Frame 1 (no input): blank canvas, image omitted
Frame 60 (no input): blank canvas, image omitted
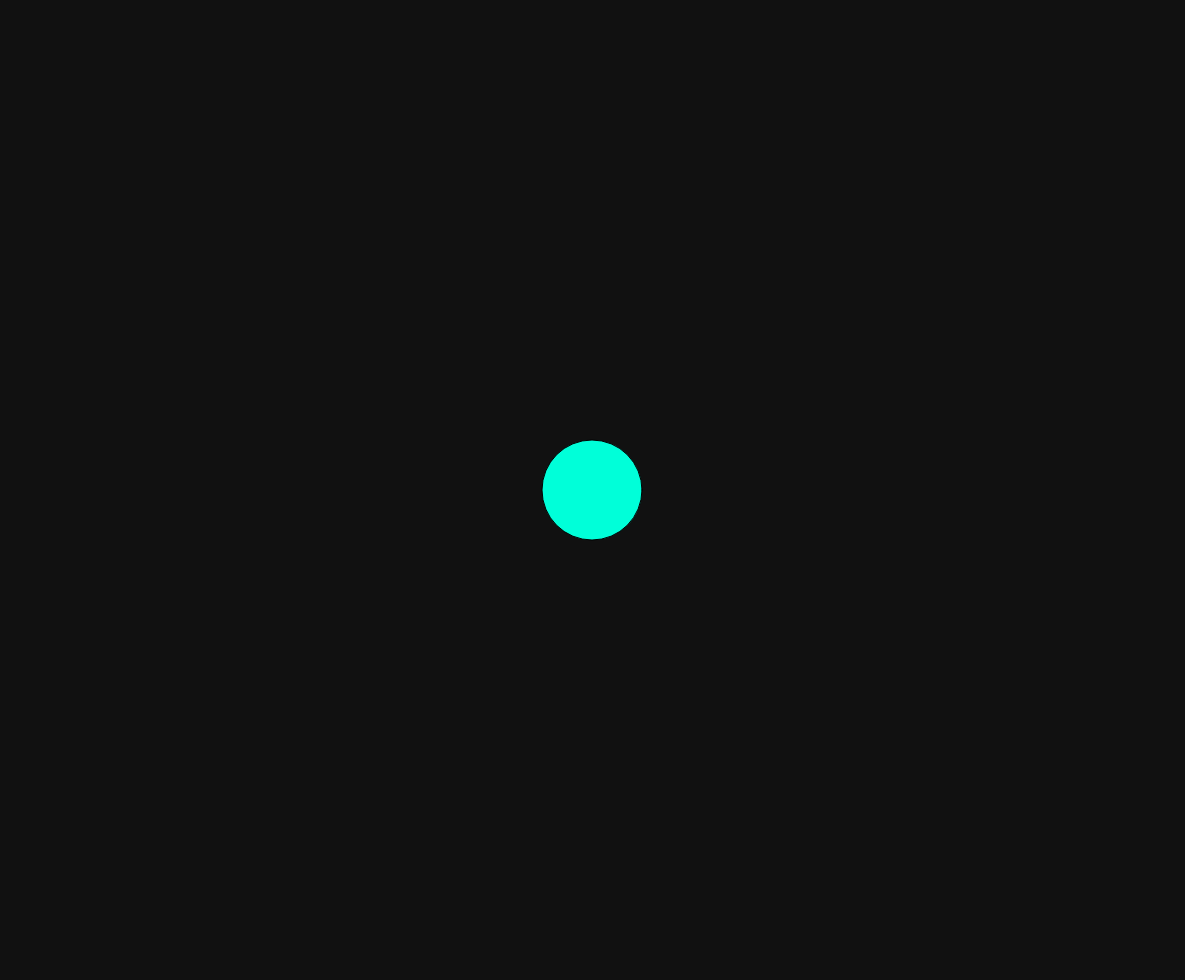
Frame 120 (the mouse pressed at the canvas centre since frame 60)

The p5.js sketch whose frames 1 and 60 were blank and that drew this single picture after the mouse press (run headless with seeded random() and noise() and a simulated clock; from frame 60 on, the mouse is pressed at the canvas centre):

// p5.js sketch
// ── sketch.js
var s = 10;
var speed = 2;
var direction = false;
var minSize = 10, maxSize = 200;
var wentFullScreen = false;

addEventListener("click", function() {
  if (!wentFullScreen) {
    wentFullScreen = true;

    var el = document.documentElement, rfs =
      el.requestFullScreen
      || el.webkitRequestFullScreen
      || el.mozRequestFullScreen
    ;
    rfs.call(el);

    setTimeout(setup, 1000);
  }
});

function setup() {
  createCanvas(windowWidth-15, windowHeight-20);
  setInterval(function() {
    if(direction) {
      if (s<100)
        s+=speed;
    } else {
      if (s>10)
      s-=speed;
    }
  }, 1);
}

function draw() {
  background("#111111");
  fill("#00ffd9");
  ellipse(mouseX,mouseY,s,s);
}

function mousePressed() {
  direction = true;
}

function mouseReleased() {
  direction = false;
}
// ── style.css
body {
  background: #111111;
}

#info {
  color: rgb(255, 0, 168);
  font-family: sans-serif;
  font-size: 10em;
}
